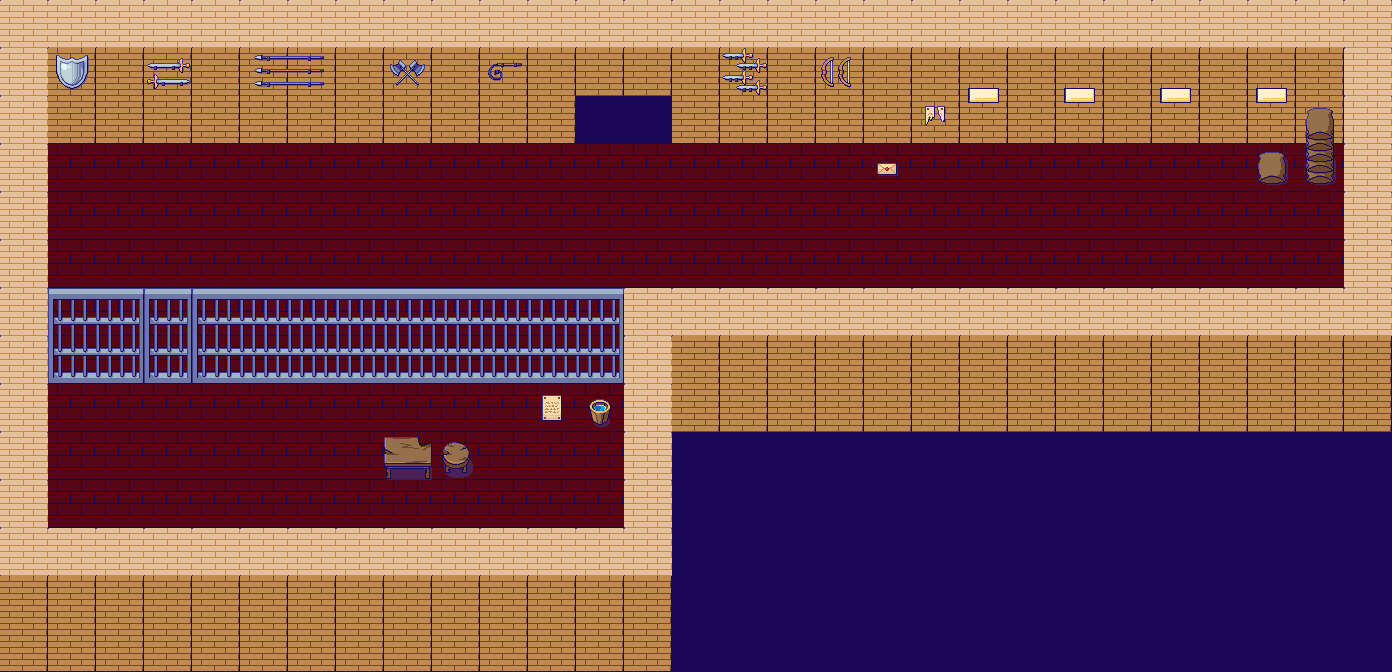

Below is a game level as drawn by its tile map, then a one-line description and the .tmx file that defines it, in full:
An orthogonal 29x14 tile map with 48x48 px tiles, 2 tile layers (Tile Layer 1, Tile Layer 2), 6 tilesets.

<map version="1.5" tiledversion="1.7.2" orientation="orthogonal" renderorder="right-down" width="29" height="14" tilewidth="48" tileheight="48" infinite="0" nextlayerid="3" nextobjectid="1">
 <tileset firstgid="1" name="PixelFantasy_Inside_A1" tilewidth="48" tileheight="48" tilecount="192" columns="16">
  <image source="Pixel Fantasy RMMZ RTP Tiles/img/tilesets/PixelFantasy_Inside_A1.png" width="768" height="576" />
 </tileset>
 <tileset firstgid="193" name="PixelFantasy_Inside_A2" tilewidth="48" tileheight="48" tilecount="192" columns="16">
  <image source="Pixel Fantasy RMMZ RTP Tiles/img/tilesets/PixelFantasy_Inside_A2.png" width="768" height="576" />
 </tileset>
 <tileset firstgid="385" name="PixelFantasy_Inside_A4" tilewidth="48" tileheight="48" tilecount="240" columns="16">
  <image source="Pixel Fantasy RMMZ RTP Tiles/img/tilesets/PixelFantasy_Inside_A4.png" width="768" height="720" />
 </tileset>
 <tileset firstgid="625" name="PixelFantasy_Inside_A5" tilewidth="48" tileheight="48" tilecount="128" columns="8">
  <image source="Pixel Fantasy RMMZ RTP Tiles/img/tilesets/PixelFantasy_Inside_A5.png" width="384" height="768" />
 </tileset>
 <tileset firstgid="753" name="PixelFantasy_Inside_B" tilewidth="48" tileheight="48" tilecount="256" columns="16">
  <image source="Pixel Fantasy RMMZ RTP Tiles/img/tilesets/PixelFantasy_Inside_B.png" width="768" height="768" />
 </tileset>
 <tileset firstgid="1009" name="PixelFantasy_Inside_C" tilewidth="48" tileheight="48" tilecount="256" columns="16">
  <image source="Pixel Fantasy RMMZ RTP Tiles/img/tilesets/PixelFantasy_Inside_C.png" width="768" height="768" />
 </tileset>
 <layer id="1" name="Tile Layer 1" width="29" height="14">
  <data encoding="csv">
398,398,398,398,398,398,398,398,398,398,398,398,398,398,398,398,398,398,398,398,398,398,398,398,398,398,398,398,398,
398,446,446,446,446,446,446,446,446,446,446,446,446,446,446,446,446,446,446,446,446,446,446,446,446,446,446,446,398,
398,462,462,462,462,462,462,462,462,462,462,462,625,625,462,462,462,462,462,462,462,462,462,462,462,462,462,462,398,
398,702,702,702,702,702,702,702,702,702,702,702,702,702,702,702,702,702,702,702,702,702,702,702,702,702,702,702,398,
398,702,702,702,702,702,702,702,702,702,702,702,702,702,702,702,702,702,702,702,702,702,702,702,702,702,702,702,398,
398,702,702,702,702,702,702,702,702,702,702,702,702,702,702,702,702,702,702,702,702,702,702,702,702,702,702,702,398,
398,702,702,702,702,702,702,702,702,702,702,702,702,398,398,398,398,398,398,398,398,398,398,398,398,398,398,398,398,
398,702,702,702,702,702,702,702,702,702,702,702,702,398,446,446,446,446,446,446,446,446,446,446,446,446,446,446,446,
398,702,702,702,702,702,702,702,702,702,702,702,702,398,446,446,446,446,446,446,446,446,446,446,446,446,446,446,446,
398,702,702,702,702,702,702,702,702,702,702,702,702,398,625,625,625,625,625,625,625,625,625,625,625,625,625,625,625,
398,702,702,702,702,702,702,702,702,702,702,702,702,398,625,625,625,625,625,625,625,625,625,625,625,625,625,625,625,
398,398,398,398,398,398,398,398,398,398,398,398,398,398,625,625,625,625,625,625,625,625,625,625,625,625,625,625,625,
446,446,446,446,446,446,446,446,446,446,446,446,446,446,625,625,625,625,625,625,625,625,625,625,625,625,625,625,625,
462,462,462,462,462,462,462,462,462,462,462,462,462,462,625,625,625,625,625,625,625,625,625,625,625,625,625,625,625
</data>
 </layer>
 <layer id="2" name="Tile Layer 2" width="29" height="14">
  <data encoding="csv">
0,0,0,0,0,0,0,0,0,0,0,0,0,0,0,0,0,0,0,0,0,0,0,0,0,0,0,0,0,
0,931,0,1018,0,1021,1022,0,1020,0,1023,0,0,0,0,1024,0,1052,0,0,918,0,918,0,918,0,918,0,0,
0,0,0,0,0,0,0,0,0,0,0,0,0,0,0,0,0,0,0,937,934,0,934,0,934,0,934,987,0,
0,0,0,0,0,0,0,0,0,0,0,0,0,0,0,0,0,0,1170,0,0,0,0,0,0,0,1001,1003,0,
0,0,0,0,0,0,0,0,0,0,0,0,0,0,0,0,0,0,0,0,0,0,0,0,0,0,0,0,0,
0,0,0,0,0,0,0,0,0,0,0,0,0,0,0,0,0,0,0,0,0,0,0,0,0,0,0,0,0,
0,990,992,989,990,991,991,991,991,991,991,991,992,0,0,0,0,0,0,0,0,0,0,0,0,0,0,0,0,
0,1006,1008,1005,1006,1007,1007,1007,1007,1007,1007,1007,1008,0,0,0,0,0,0,0,0,0,0,0,0,0,0,0,0,
0,0,0,0,0,0,0,0,0,0,0,1153,938,0,0,0,0,0,0,0,0,0,0,0,0,0,0,0,0,
0,0,0,0,0,0,0,0,975,976,0,0,0,0,0,0,0,0,0,0,0,0,0,0,0,0,0,0,0,
0,0,0,0,0,0,0,0,0,0,0,0,0,0,0,0,0,0,0,0,0,0,0,0,0,0,0,0,0,
0,0,0,0,0,0,0,0,0,0,0,0,0,0,0,0,0,0,0,0,0,0,0,0,0,0,0,0,0,
0,0,0,0,0,0,0,0,0,0,0,0,0,0,0,0,0,0,0,0,0,0,0,0,0,0,0,0,0,
0,0,0,0,0,0,0,0,0,0,0,0,0,0,0,0,0,0,0,0,0,0,0,0,0,0,0,0,0
</data>
 </layer>
</map>
